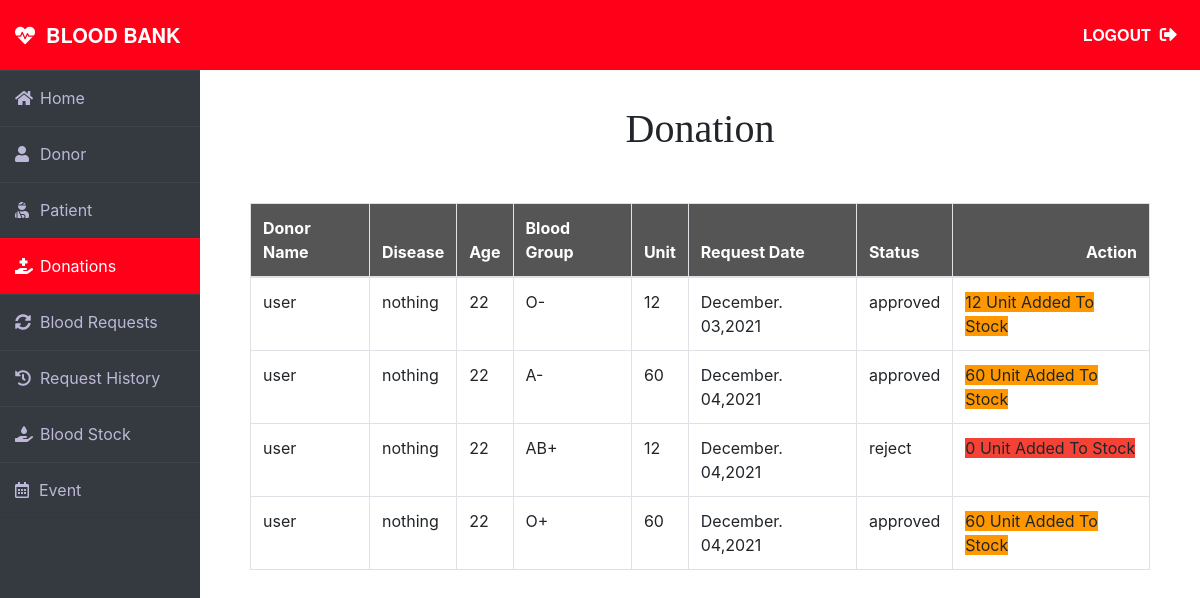
Page /blood-admin/admin_donation.php (signed in) on the committed database.
### tables this page shows
CREATE TABLE `donate_blood` (
  `id` int(11) NOT NULL,
  `bloodgroup` varchar(255) NOT NULL,
  `unit` int(11) NOT NULL,
  `disease` varchar(255) NOT NULL,
  `age` int(11) NOT NULL,
  `status` varchar(255) NOT NULL DEFAULT 'pending',
  `date` date NOT NULL,
  `donor_id` int(11) NOT NULL
);

CREATE TABLE `donor` (
  `id` int(11) NOT NULL,
  `bloodgroup` varchar(50) NOT NULL,
  `first_name` varchar(255) NOT NULL,
  `last_name` varchar(255) NOT NULL,
  `username` varchar(255) NOT NULL,
  `password` varchar(255) NOT NULL,
  `address` varchar(255) NOT NULL,
  `phone_number` varchar(255) NOT NULL,
  `image` varchar(255) NOT NULL
);

### blood-admin/admin_donation.php (the view, shortened to what this page needs)
<?php
    $title = "Donations";
    include "include/init.php";
    include("include/header.php");
    include("include/nav.php");
    $stmt = $connect->prepare("SELECT donate_blood.*, donor.username as nameDonor FROM donate_blood INNER JOIN donor ON donor.id = donate_blood.donor_id");
    $stmt->execute();
    $donate_bloods = $stmt->fetchAll();
?>
<div class="wrapper ">
    <div class="main_content">
    <h1 style="margin-top:35px;text-align:center;font-family:auto;">Donation</h1>
        <div class="container-bold-tble">
            <table class="table table-bold table-bordered">
                <thead >
                    <tr>
                        <th scope="col">Donor Name</th>
                        <th scope="col">Disease</th>
                        <th scope="col">Age</th>
                        <th scope="col">Blood Group</th>
                        <th scope="col">Unit</th>
                        <th scope="col">Request Date</th>
                        <th scope="col">Status</th>
                        <th class="text-right">Action</th>
                    </tr>
                </thead>
                <tbody>
                    <?php if(!empty($donate_bloods)): foreach($donate_bloods as $donate_blood): ?>
                    <tr>
                        <td><?= $donate_blood['nameDonor'] ?></td>
                        <td><?= $donate_blood['disease'] ?></td>
                        <td><?= $donate_blood['age'] ?></td>
                        <td><?= $donate_blood['bloodgroup'] ?></td>
                        <td><?= $donate_blood['unit'] ?></td>
                        <td><?= date("F. d,Y", strtotime($donate_blood['date'])) ?></td>
                        <td><?= $donate_blood['status'] ?></td>
                        <?php if($donate_blood['status'] == "pending"): ?>
                            <td class="text-right">
                                <button class="btn btn-primary badge-pill" style="width: 100px;"><a  style="text-decoration: none;color: white;" href="action_donation.php?action=approve&id=<?= $donate_blood['id'] ?>">APPROVE</a> </button>
                                <button class="btn btn-danger badge-pill" style="width: 80px;"><a  style="text-decoration: none;color: white;" href="action_donation.php?action=reject&id=<?= $donate_blood['id'] ?>">REJECT</a> </button>
                            </td>
                        <?php elseif($donate_blood['status'] == "approved"): ?>
                            <td><span class="label warning"><?= $donate_blood['unit'] ?> Unit Added To Stock</span></td>
                        <?php elseif($donate_blood['status'] == "reject"): ?>
                            <td><span class="label danger">0 Unit Added To Stock</span></td>
                        <?php endif; ?>
                    </tr>
                    <?php endforeach; endif; ?>
                </tbody>
            </table>
        </div>
    </div>
</div>
<?php include("include/footer.php") ?>

### blood-admin/include/header.php (shortened to what this page needs)
<!DOCTYPE html>
<html lang="en">
<head>
    <link rel="stylesheet" href="layout/css/bootstrap.min.css" >
    <link rel="stylesheet" href="https://cdnjs.cloudflare.com/ajax/libs/font-awesome/5.14.0/css/all.css">
    <link rel="stylesheet" href="https://unpkg.com/swiper@7/swiper-bundle.min.css"/>
    <link href="layout/css/main.css" rel="stylesheet" media="all">
    </head>
<body style="<?= isset($login) && $login == true ? "background-color:#cccccc7a" : ""  ?>">

### blood-admin/include/nav.php (shortened to what this page needs)
  <div class="bs-example">
    <nav style="background-color: #FF0018;" class="navbar navbar-expand-md navbar-dark fixed-top">
      <a href="/" class="navbar-brand"><i class="fas fa-heartbeat"></i>&nbsp; Blood Bank</a>
      <div class="collapse navbar-collapse justify-content-between" id="navbarCollapse">
        <div class="navbar-collapse collapse w-100 order-3 dual-collapse2">
            <ul class="navbar-nav ml-auto">
            <?php if(isset($footer)): ?>
                  <li class="nav-item">
                      <a class="nav-link" style="color: white;" href="/blood"><i class="fas fa-home"></i>&nbsp; Home</i></a>
                  </li>
                  <li class="nav-item">
                      <a class="nav-link" style="color: white;" href="/blood/patientlogin.php"><i class="fas fa-procedures"></i>&nbsp; Patient</i></a>
                  </li>
                  <li class="nav-item">
                      <a class="nav-link" style="color: white;" href="/blood/donorlogin.php"><i class="fas fa-user"></i>&nbsp; Donor</i></a>
                  </li>
                  <li class="nav-item">
                      <a class="nav-link" style="color: white;" href="/blood-admin/adminlogin.php"><i class="fas fa-user-shield"></i>&nbsp; Admin</i></a>
                  </li>
                <?php else: ?>
                  <li class="nav-item">
                      <a class="nav-link" style="color: white;" href="logout.php"> Logout &nbsp;<i class="fas fa-sign-out-alt"></i></a>
                  </li>
                <?php endif; ?>
            </ul>
        </div>
      </div>
    </nav>
  </div>
<div class="wrapper" style="<?= isset($login) && $login == true ? "display:none;" : "" ?>">
    <div class="sidebar">
        <ul>
            <li class="<?= $title == "Dashboard" ? "active" : "" ?>"><a style="text-decoration:none;" href="index.php"><i class="fas fa-home"></i>Home</a></li>
            <li class="<?= $title == "Donor" ? "active" : "" ?>"><a style="text-decoration:none;" href="admin_donor.php"><i class="fas fa-user"></i>Donor</a></li>
            <li class="<?= $title == "Patient" ? "active" : "" ?>"><a style="text-decoration:none;" href="admin_patient.php"><i class="fas fa-user-injured"></i>Patient</a></li>
            <li class="<?= $title == "Donations" ? "active" : "" ?>"><a style="text-decoration:none;" href="admin_donation.php"><i class="fas fa-hand-holding-medical"></i>Donations</a></li>
            <li class="<?= $title == "Blood Requets" ? "active" : "" ?>"><a style="text-decoration:none;" href="admin_request.php"><i class="fas fa-sync-alt"></i>Blood Requests</a></li>
            <li class="<?= $title == "Request History" ? "active" : "" ?>"><a style="text-decoration:none;" href="admin_request_history.php"><i class="fas fa-history"></i>Request History</a></li>
            <li class="<?= $title == "Blood Stock" ? "active" : "" ?>"><a style="text-decoration:none;" href="admin_blood.php"><i class="fas fa-hand-holding-water"></i>Blood Stock</a></li>
            <li><a style="text-decoration:none;margin-right:10px;" href="event.php"><i class="far fa-calendar-alt"style="margin-right:10px;"></i>Event</a></li>
        </ul>
    </div>
    </div>

### blood-admin/include/footer.php (shortened to what this page needs)
</body>
</html>

### blood-admin/layout/css/main.css (style rules this page uses)
body { overflow-x: hidden; }
.wrapper { margin: 0 auto;display: flex; }
.wrapper .sidebar { width: 200px; height: 100%; background: #343a40; padding: 30px 0px; position: fixed; }
.wrapper .sidebar ul { padding: 0;padding-top: 40px; }
.wrapper .sidebar ul li { padding: 15px; border-bottom: 1px solid #bdb8d7; border-bottom: 1px solid rgba(0,0,0,0.05); border-top: 1px solid rgba(255,255,255,0.05); }
.wrapper .sidebar ul li a { color: #bdb8d7;display: block; }
.wrapper .sidebar ul li a .fas { width: 25px; }
.wrapper .sidebar ul li.active { background-color: #ff0018; }
.wrapper .sidebar ul li.active a { color: #fff; }
.wrapper .main_content { width: 100%;margin-left: 200px;margin-top: 70px; }
.fa-sign-out-alt { color: white; font-size: 2ex; }
.navbar { text-transform: uppercase; font-family: 'Ubuntu',"Helvetica Neue",Helvetica,Arial,sans-serif; font-weight: 700; padding: 15px; background-color: #FF0018; }
.warning { background-color: #ff9800; }
.danger { background-color: #f44336; }
.container-bold-tble { height: 458px; width: 90%; overflow-y: auto; margin:50px auto; }
.table-bold { width: 100%; max-width: 100%; background-color: transparent; overflow-y: auto; }
.table-bold thead { background-color:#555;color: #fff; }
.table-bold tbody td { height: 50px; }

### rows in the picture
donate_blood: donor.username "user", disease "nothing", age "22", bloodgroup "O-", unit "12", date "December. 03,2021", status "approved"
donate_blood: donor.username "user", disease "nothing", age "22", bloodgroup "A-", unit "60", date "December. 04,2021", status "approved"
donate_blood: donor.username "user", disease "nothing", age "22", bloodgroup "AB+", unit "12", date "December. 04,2021", status "reject", shows "0 Unit Added To Stock"
donate_blood: donor.username "user", disease "nothing", age "22", bloodgroup "O+", unit "60", date "December. 04,2021", status "approved"
